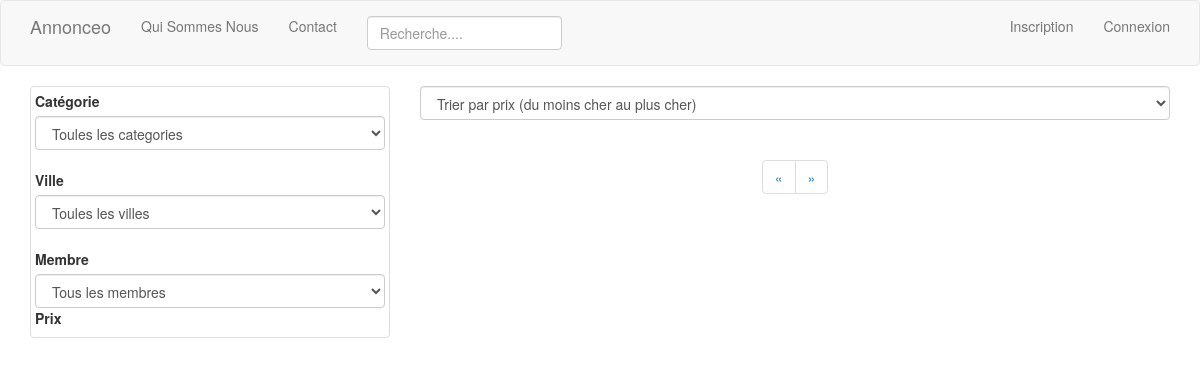
The page /index0.php on the database as committed earlier.
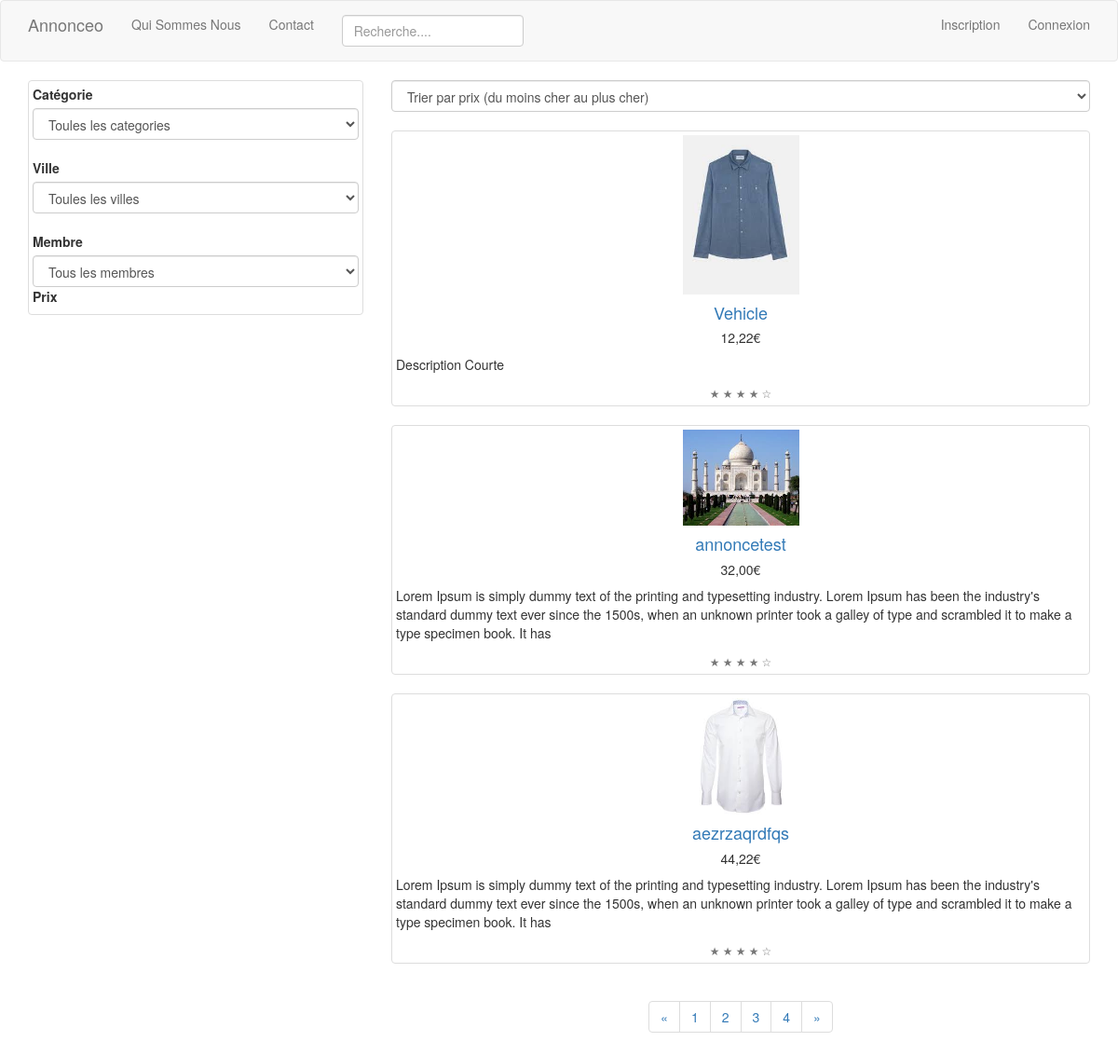
The same page on the database as committed later.
### tables this page shows
CREATE TABLE `annonce` (
  `id_annonce` int(3) NOT NULL,
  `titre` varchar(255) NOT NULL,
  `description_courte` varchar(255) NOT NULL,
  `description_longue` text NOT NULL,
  `prix` float NOT NULL,
  `photo` varchar(255) DEFAULT NULL,
  `pays` varchar(45) DEFAULT NULL,
  `ville` varchar(45) DEFAULT NULL,
  `adresse` varchar(255) DEFAULT NULL,
  `cp` int(5) DEFAULT NULL,
  `date_enregistrement` datetime DEFAULT NULL,
  `membre_id` int(3) DEFAULT NULL,
  `photo_id` int(3) DEFAULT NULL,
  `categorie_id` int(3) DEFAULT NULL
);

### index0.php (the view, shortened to what this page needs)
<?php
include 'include/init.php';
$nbProduitsParPage = 3;
$query = 'SELECT COUNT(*) FROM annonce ORDER BY date_enregistrement desc';
$stmt = $pdo->query($query);
$nbAnnonces = $stmt->fetchColumn();
$nbPages = ceil($nbAnnonces / $nbProduitsParPage);
$page = isset($_GET['page']) ? $_GET['page'] : 1;
$limit = $nbProduitsParPage;
$offset = ($page - 1) * $nbProduitsParPage;
 $query = 'SELECT * FROM annonce ORDER BY date_enregistrement desc'
	. ' LIMIT ' . $limit
	. ' OFFSET ' . $offset
	;
$stmt = $pdo->query($query);
$annonces = $stmt->fetchAll();
include 'layout/top.php';
?>
<div class="row">
  <div class="col-sm-6 col-md-4">
    <div class="thumbnail">
				<label for="categorie">Catégorie</label>
							<select class="form-control" name="categorieAjax" id="categorieAjax">
								<option>Toules les categories</option>
							</select>
							<br>
				<label for="categorie">Ville</label>
									<select class="form-control" name="ville">
										<option>Toules les villes</option>
									</select>
							<br>
				<label for="categorie">Membre</label>
							<select class="form-control" name="membre">
								<option>Tous les membres</option>
							</select>
				<label for="categorie">Prix</label>
    </div>
  </div>
	<div class="col-md-8 mb-4">
			<select class="form-control" name="trier">
				<option>Trier par prix (du moins cher au plus cher)</option>
			</select>
			<br>
		<?php
		foreach ($annonces as $annonce) :
		?>
		<div class="card h-100 thumbnail" id="display">
			<a href="page_description.php?id_annonce=<?= $annonce['id_annonce'];?>">
			<?php
			if (!empty($annonce['photo'])) :
			?>
			<img src="<?= PHOTO_WEB . $annonce['photo']; ?>" width="125px" height="125px" >
			<?php
			else :
				echo '-';
			endif;
			?>
		</a>
		<div class="card-block">
				<h4 class="card-title text-center"><a href="#"><?= nl2br($annonce['titre']); ?></a></h4>
				<h5 class="text-center"><?= number_format($annonce['prix'], 2, ',', ' ') . '€'; ?></h5>
				<p class="card-text"><?= nl2br($annonce['description_courte']); ?></p>
		</div>
		<div class="card-footer text-center">
				<small class="text-muted">&#9733; &#9733; &#9733; &#9733; &#9734;</small>
		</div>
		</div>
			<?php
				endforeach;
				?>
	<nav class="text-center" aria-label="Page navigation">
		<ul class="pagination">
			<li>
				<a href="?page=1" aria-label="Previous">
					<span aria-hidden="true">&laquo;</span>
				</a>
			</li>
		<?php
		for ($i = 1; $i <= $nbPages; $i++) :
		?>
			<li><a href="?page=<?= $i; ?>"><?= $i; ?></a></li>
		<?php
		endfor;
		?>
			<li>
				<a href="?page=<?= $nbPages; ?>" aria-label="Next">
					<span aria-hidden="true">&raquo;</span>
				</a>
			</li>
		</ul>
	</nav>
</div>
</div>
<?php
include 'layout/bottom.php';
?>

Rows that differ between the two databases and show on the page:
added annonce: photo (picture), titre "Vehicle", prix "12,22", description_courte "Description Courte"
added annonce: photo (picture), titre "annoncetest", prix "32,00", description_courte "Lorem Ipsum is simply dummy text of the printing and typesetting industry. Lorem Ipsum has been the industry's standard dummy text ever since the 1500s, when an unknown printer took a galley of type and scrambled it to make a type specimen book. It has"
added annonce: photo (picture), titre "aezrzaqrdfqs", prix "44,22", description_courte "Lorem Ipsum is simply dummy text of the printing and typesetting industry. Lorem Ipsum has been the industry's standard dummy text ever since the 1500s, when an unknown printer took a galley of type and scrambled it to make a type specimen book. It has"
Other text that changed with them:
new list line: "1"
new list line: "2"
new list line: "3"
new list line: "4"
